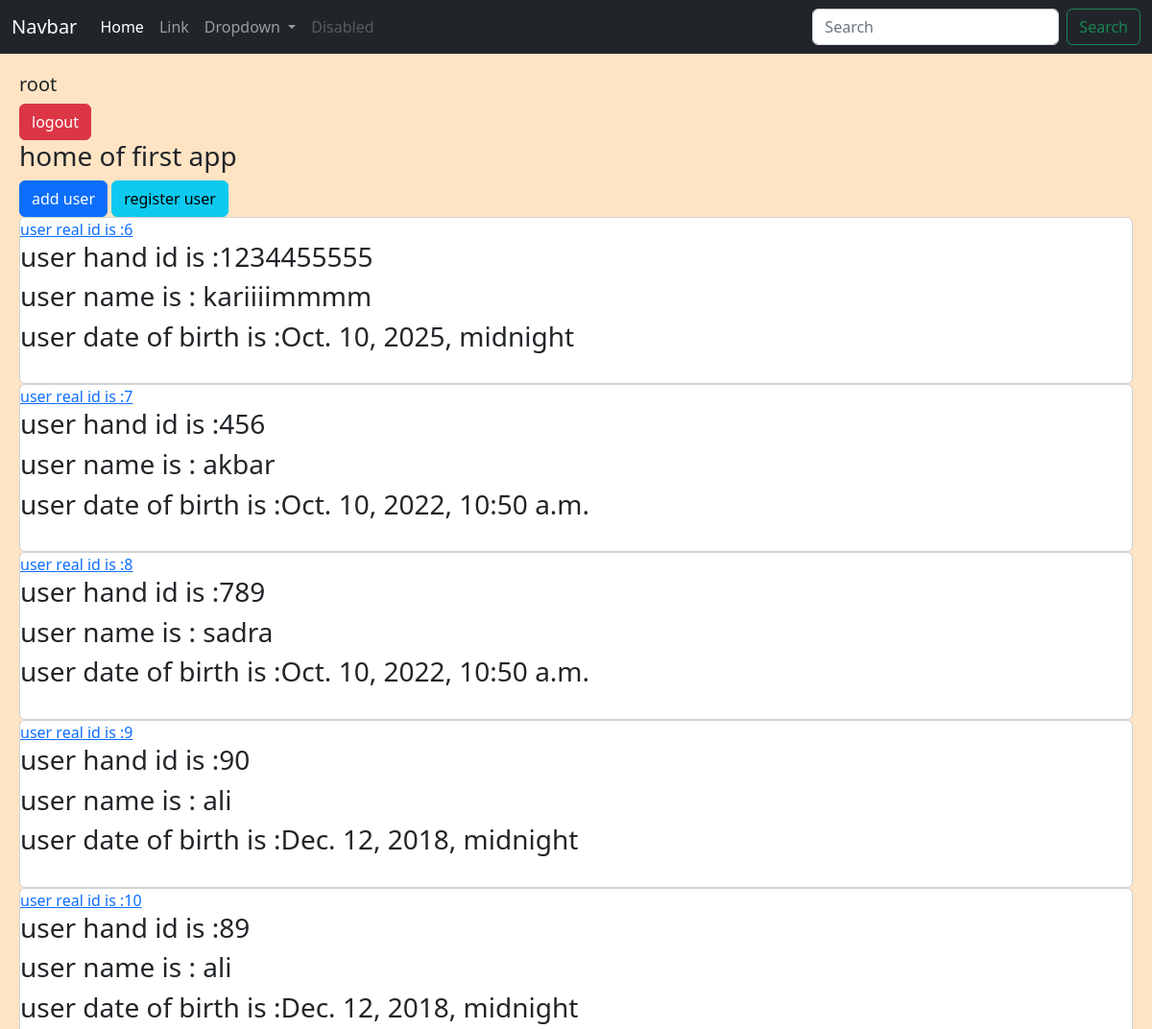
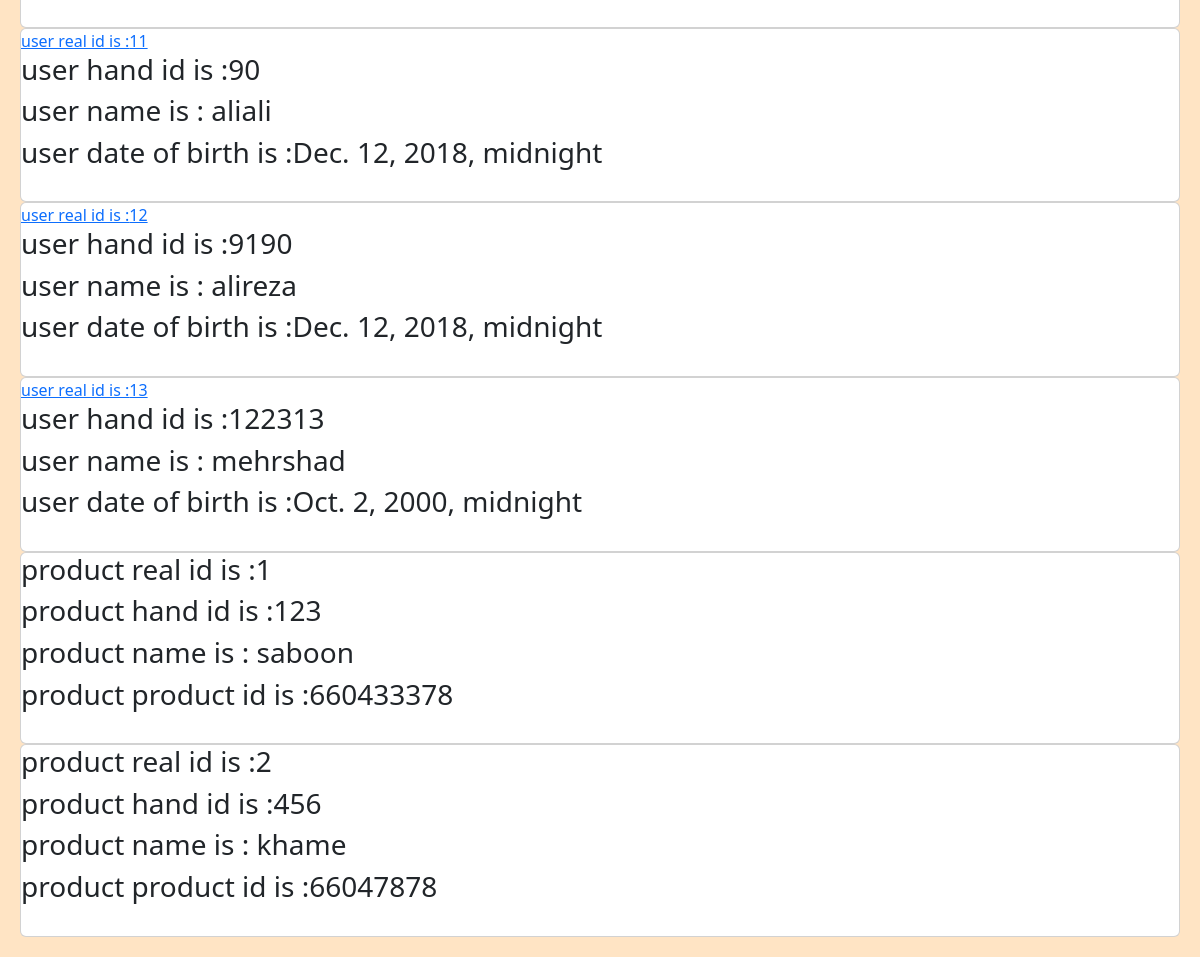
The app's page / (signed in) with its own data (2 pictures, top to bottom).
### firstapp/models.py (models this page shows)
class User(models.Model):
    id1=models.BigIntegerField()
    name=models.CharField(max_length=100,unique=True)
    dateOfBirth=models.DateField()

class Product(models.Model):
    id1=models.BigIntegerField()
    name=models.CharField(max_length=100)
    productId=models.CharField(max_length=15)

### firstapp/views.py (the view)
# urls.py: path('',views.say_home_firstapp_hello,name='home'),
def say_home_firstapp_hello(request):
    allOfUser = User.objects.all()
    allOfProduct = Product.objects.all()
    return render(request, "homeOfFirstapp.html", {'allOfUser': allOfUser, 'allOfProduct': allOfProduct})

### templates/homeOfFirstapp.html (shortened to what this page needs)
{% extends 'base.html' %}
{% block content %}
    {% if not request.user.is_authenticated %}
    <a href="{% url 'login' %}" class="btn btn-dark">login</a>
    {% else %}
    <h5> {{ request.user }}</h5>
        <a href="{% url 'logout' %}" class="btn btn-danger">logout</a>
    {% endif %}
    <h3>home of first app</h3>
    <a href="{% url 'userForm' %} " class="btn btn-primary">add user</a>
    <a href="{%  url 'registerUser'%}" class="btn btn-info"> register user</a>
    {% for user in allOfUser %}
        <div class="card" >
        <a href="{% url 'details' user.id user.name %}"> user real id is :{{ user.id }}</a>
        <h3> user hand id is :{{ user.id1 }}</h3>
        <h3>user name is : {{ user.name }}</h3>
        <h3> user date of birth is :{{ user.dateOfBirth }}</h3>
        <br>
        </div>
    {% endfor %}
    {% for product in allOfProduct %}
        <div class="card">
        <h3> product real id is :{{ product.id }}</h3>
        <h3> product hand id is :{{ product.id1 }}</h3>
        <h3>product name is : {{ product.name }}</h3>
        <h3> product product id is :{{ product.productId }}</h3>
        <br>
        </div>
    {% endfor %}
{% endblock %}

### records on screen
User: id "6", id1 "1234455555", name "kariiiimmmm", dateOfBirth "Oct. 10, 2025, midnight"
User: id "7", id1 "456", name "akbar", dateOfBirth "Oct. 10, 2022, 10:50 a.m."
User: id "8", id1 "789", name "sadra", dateOfBirth "Oct. 10, 2022, 10:50 a.m."
User: id "9", id1 "90", name "ali", dateOfBirth "Dec. 12, 2018, midnight"
User: id "10", id1 "89", name "ali", dateOfBirth "Dec. 12, 2018, midnight"
User: id "11", id1 "90", name "aliali", dateOfBirth "Dec. 12, 2018, midnight"
User: id "12", id1 "9190", name "alireza", dateOfBirth "Dec. 12, 2018, midnight"
User: id "13", id1 "122313", name "mehrshad", dateOfBirth "Oct. 2, 2000, midnight"
Product: id "1", id1 "123", name "saboon", productId "660433378"
Product: id "2", id1 "456", name "khame", productId "66047878"

### other values on screen
{{ request.user }} "root"
